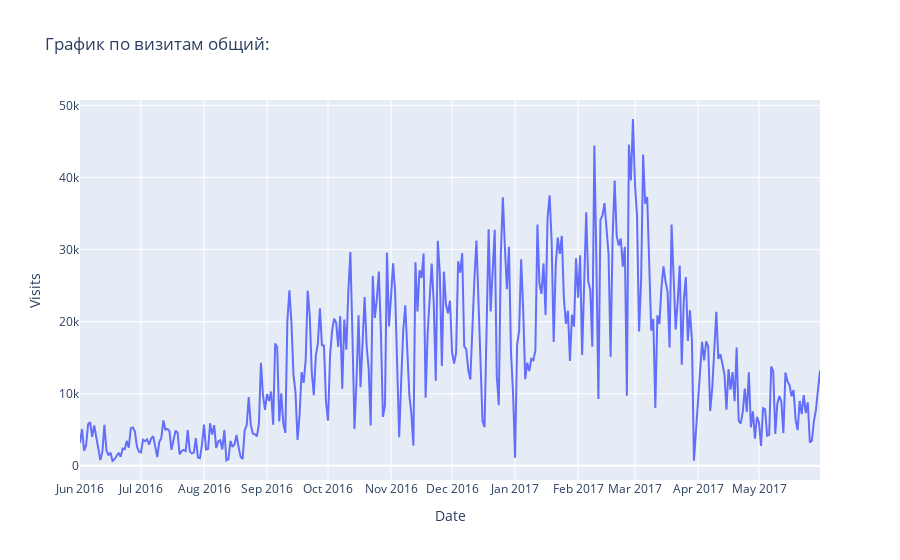

The notebook cell saved with this chart:
### Code cell
#Выведем сначала график для наглядности:

visits = table1_cohort.groupby('start_dt').size().reset_index()
visits.columns = ['Date', 'Visits']
fig = px.line(visits, x='Date', y='Visits', title='График по визитам общий:')
fig.update_xaxes(dtick="M1")
fig.show()

### Figure 1 — Plotly figure (JSON) as saved in the notebook; plotly's stock layout.template omitted (floating-point values rounded to 4 significant figures; data arrays with more than 128 entries replaced by an {"elided": "..."} marker saying what was removed)
{"data": [{"hovertemplate": "Date=%{x}<br>Visits=%{y}<extra></extra>", "legendgroup": "", "line": {"color": "#636efa", "dash": "solid"}, "marker": {"symbol": "circle"}, "mode": "lines", "name": "", "orientation": "v", "showlegend": false, "type": "scatter", "x": {"elided": "363 str values"}, "xaxis": "x", "y": {"elided": "363 int values"}, "yaxis": "y"}], "layout": {"legend": {"tracegroupgap": 0}, "title": {"text": "График по визитам общий:"}, "xaxis": {"anchor": "y", "domain": [0, 1], "dtick": "M1", "title": {"text": "Date"}}, "yaxis": {"anchor": "x", "domain": [0, 1], "title": {"text": "Visits"}}}}
